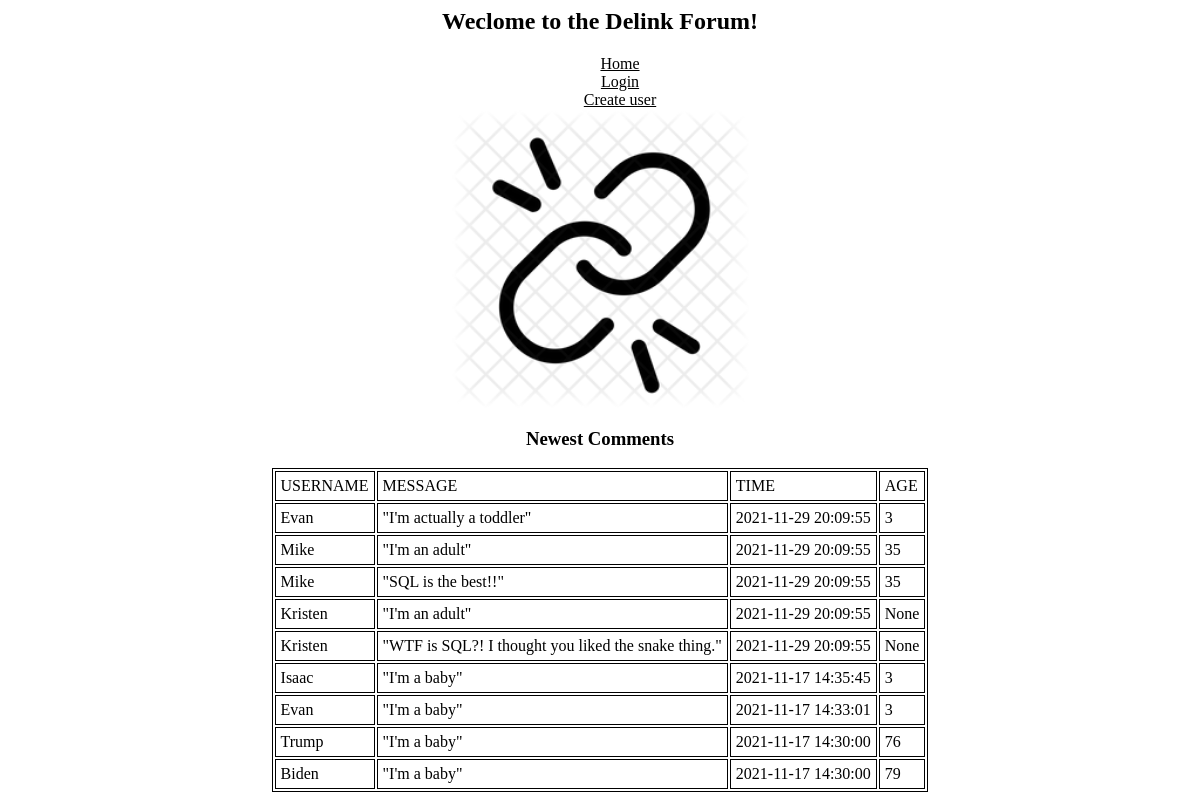
The app's page /, older data.
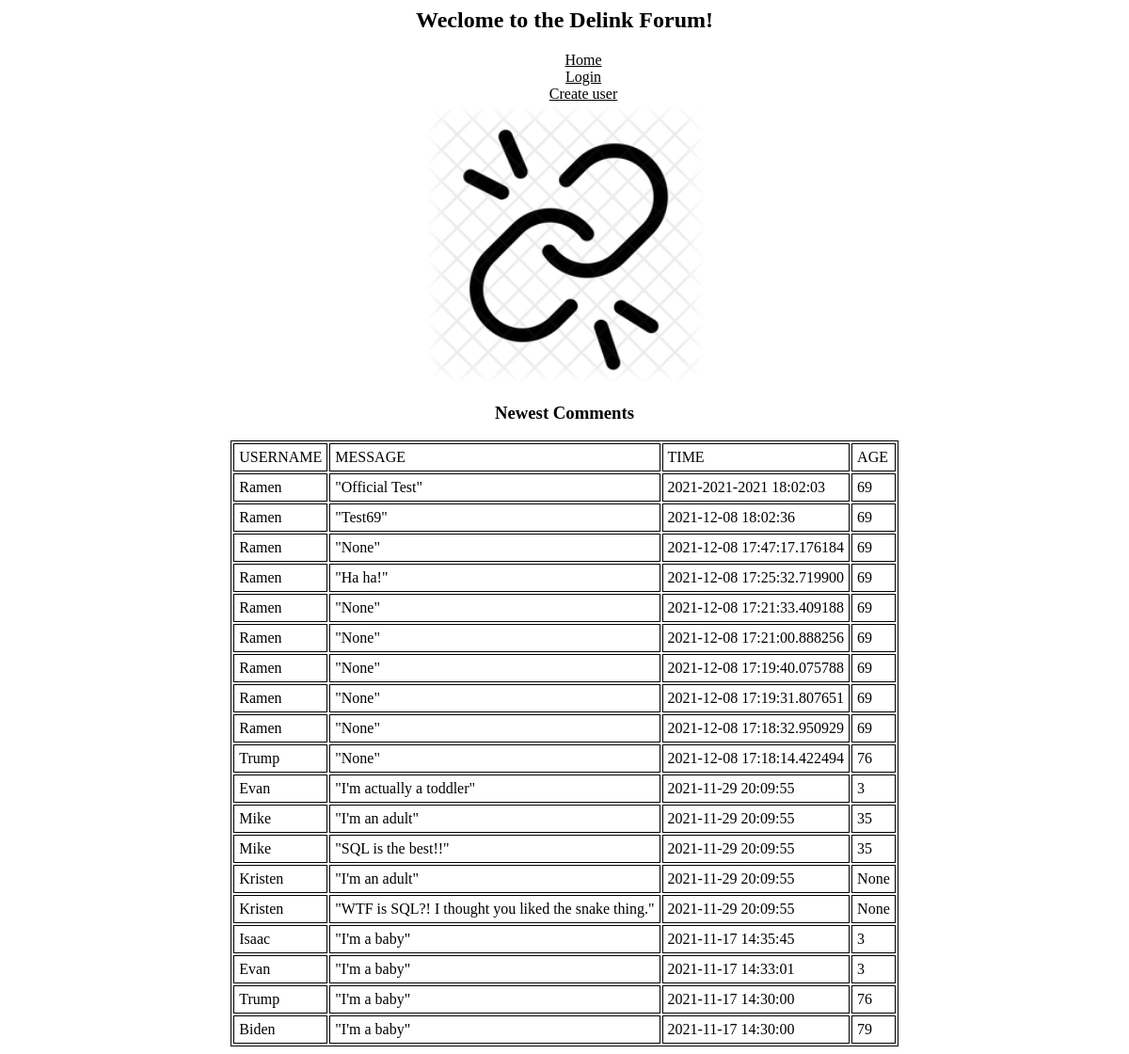
The same page, newer data.
### tables this page shows
CREATE TABLE users (
    id INTEGER PRIMARY KEY,
    username TEXT NOT NULL UNIQUE,
    password TEXT NOT NULL,
    age INTEGER
);

CREATE TABLE messages (
    id integer primary key,
    sender_id integer not null,
    message text not null,
    created_at timestamp not null default current_timestamp
    );

### final/final.py (the view)
@app.route('/')
def root():
    print_debug_info()
    messages = []
    con = sqlite3.connect(args.db_file)
    cur = con.cursor()
    cur.execute('''SELECT * FROM messages ORDER BY created_at DESC''')
    for row in cur.fetchall():
        cur.execute('''SELECT * FROM users where id =''' + str(row[1]))
        for row2 in cur.fetchall():
            message_dic = {
            'Username' : row2[1],
            'Message' : row[2],
            'Time' : row[3],
            'Age' : row2[3]
            }
            messages.append(message_dic)
    username = request.cookies.get('username')
    password = request.cookies.get('password')
    is_logged_in = is_valid_login(con, username, password)
    return render_template('root.html', messages = messages, is_logged_in=is_logged_in)

### final/final.py (called while the page is built)
def print_debug_info():
    print("request.args.get('username')=",request.args.get('username'))
    print("request.args.get('password')=",request.args.get('password'))
    print("request.form.get('username')=",request.form.get('username'))
    print("request.form.get('password')=",request.form.get('password'))
    print("request.cookies.get('username')=",request.cookies.get('username'))
    print("request.cookies.get('password')=",request.cookies.get('password'))

def is_valid_login(con, username, password):
    sql = """
    SELECT username,password
    FROM users
    WHERE username=? --- Question mark means that we dont know what it is, but will come later
      AND password=?;
    """
    print('is_valid_login: sql=',sql)
    cur = con.cursor()
    cur.execute(sql, [username,password]) #the bracket is parameter
    rows = cur.fetchall()
    if len(list(rows))==0:
        return False
    else:
        return True

### final/templates/root.html (shortened to what this page needs)
<head>
    <link rel="stylesheet" href="/static/database.css">
</head>
<body>
    {% extends 'base.html' %}
{% block title %}
<div class="center">
    <p><strong><h2>Weclome to the Delink Forum!</h2></strong></p>
{% endblock %}
{% block content %}
    <img src="/static/delink.png" width=300px length=600px alt= "Your image did not load :("/>
    <p><h3><b>Newest Comments</b></h3></p>
</div>
    <table id="center_table" border=1 cellpadding=5>
        <td>USERNAME</td><td>MESSAGE</td><td>TIME</td><td>AGE</td>
        {% for message in messages %}
        <tr>
            <td>{{message['Username']}}</td><td>"{{message['Message']}}"</td><td>{{message['Time']}}</td><td>{{message['Age']}}</td>
        </tr>
        {% endfor %}
    </table>
{% endblock %}

### final/templates/base.html (shortened to what this page needs)
<html>
    <head>
        <link rel="stylesheet" href="/static/database.css">
    </head>
    <body>
        {% block title %}
        {% endblock %}
        <div class="center">
            <ul>
                <li><a href='/'>Home</a></li>
                {% if is_logged_in %}
                <li><a href='/logout'>Logout</a></li>
                <li><a href='/create_message'>Create message</a></li>
                {% else %}
                <li><a href='/login'>Login</a></li>
                <li><a href='/create_user'>Create user</a></li>
                {% endif %}
            </ul>
        </div>
        {% block content %}
        {% endblock %}
    </body>
</html>

### final/static/database.css (style rules this page uses)
ul { list-style-type: none; margin: 0; }
table, th, td { border: 1.0px solid black; }
a { color: black; }
.center { text-align:center; }
#center_table { margin-left: auto; margin-right: auto; }

Row changes from the older to the newer data that the page shows:
now on this page (row unchanged): users: Username "Ramen" "Ramen" "Ramen" "Ramen" "Ramen" "Ramen" "Ramen" "Ramen" "Ramen"
added messages: Message "Official Test", Time "2021-2021-2021 18:02:03"
added messages: Message "Test69", Time "2021-12-08 18:02:36"
added messages: Message "None", Time "2021-12-08 17:47:17.176184"
added messages: Message "Ha ha!", Time "2021-12-08 17:25:32.719900"
added messages: Message "None", Time "2021-12-08 17:21:33.409188"
added messages: Message "None", Time "2021-12-08 17:21:00.888256"
added messages: Message "None", Time "2021-12-08 17:19:40.075788"
added messages: Message "None", Time "2021-12-08 17:19:31.807651"
added messages: Message "None", Time "2021-12-08 17:18:32.950929"
added messages: Message "None", Time "2021-12-08 17:18:14.422494"
Text that changed along with them:
new list line: "\" \" 69"
new list line: "Trump"
new list line: "\" \" 76"
